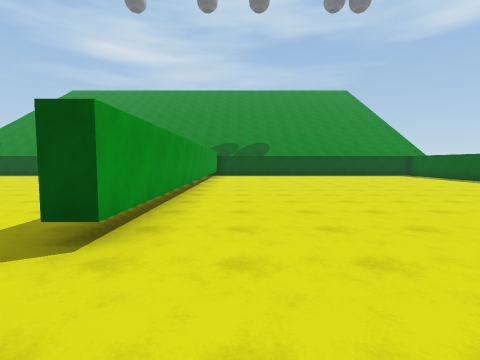
View 1 (above)

16 first-person views from a walk through a 3-D level made in the Unity game engine. The camera is 1.5 m above the floor, tilts 4° down and sees 85° across. The floor is counted in squares, 2 m on a side. Each view is taken from the middle of a square. On the plan, view 1 faces up. The plan holds only what a view shows up to about 9 squares ahead; the rest is blank. The place goes on beyond the plan. The player character is not drawn. Surface patterns are stand-ins for the level's own textures.

View 2
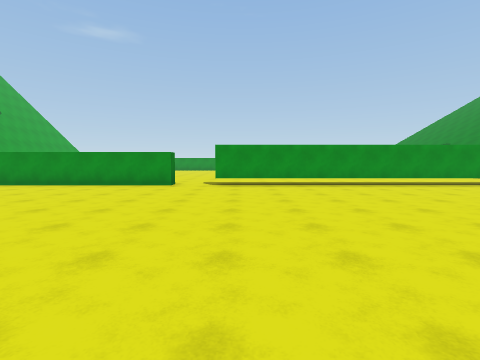

View 3
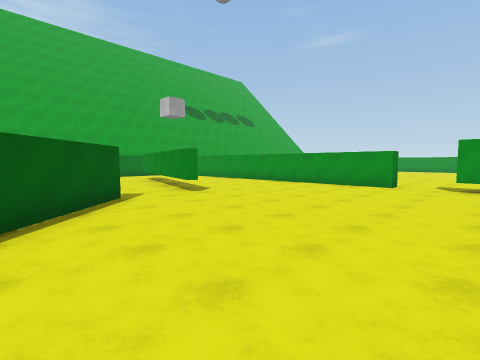

View 4
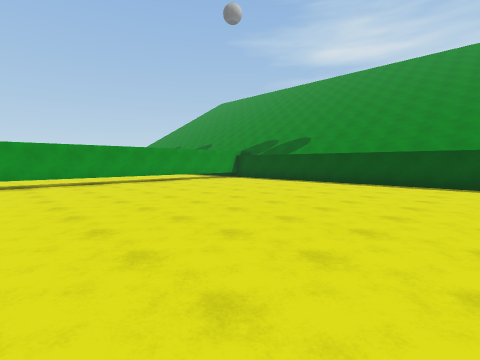

View 5
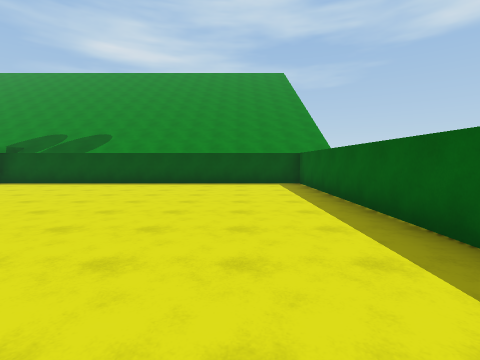

View 6
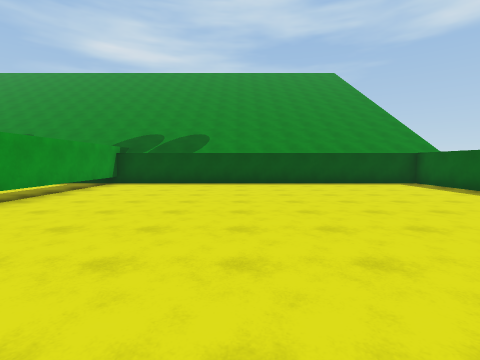

View 7
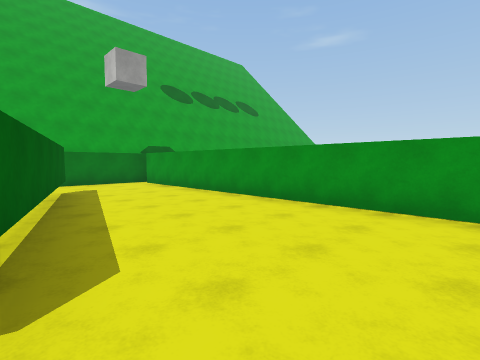

View 8
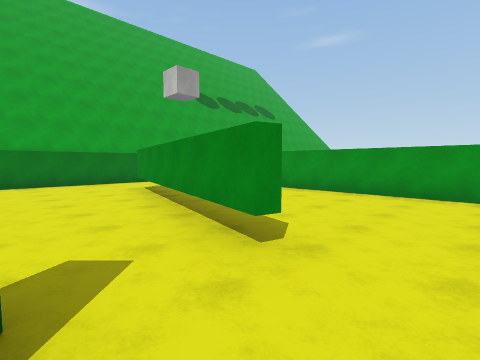

View 9
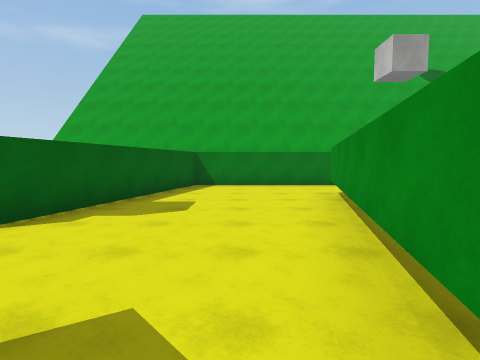

View 10
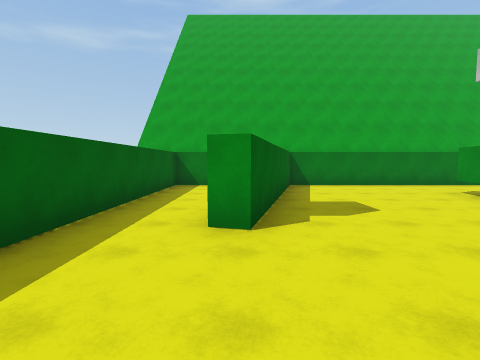

View 11
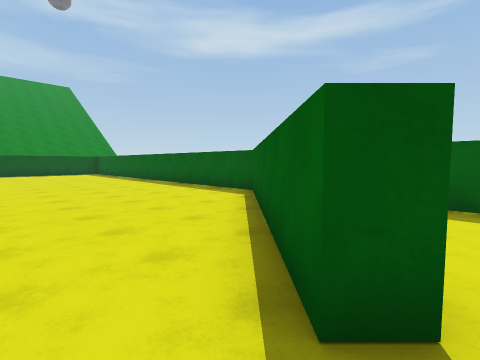

View 12
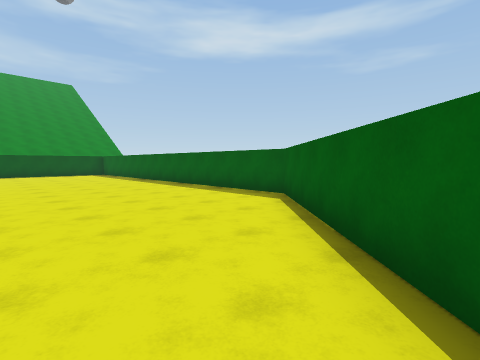

View 13
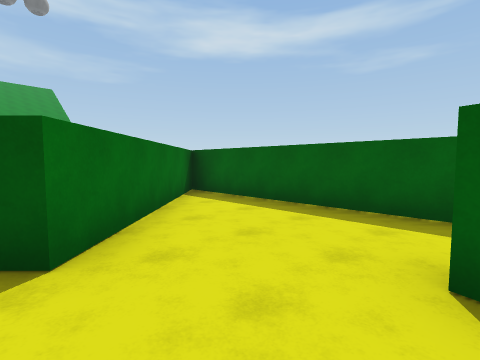

View 14
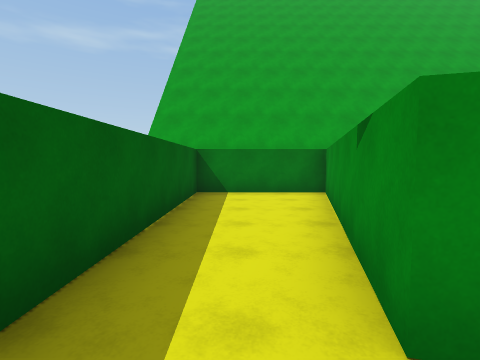

View 15
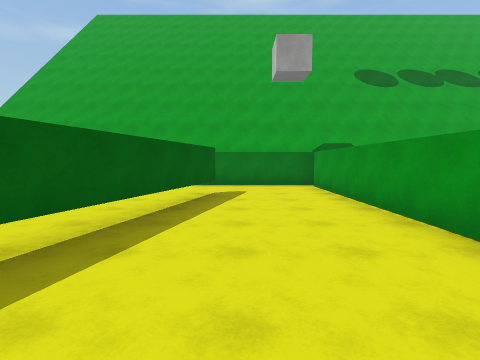

View 16
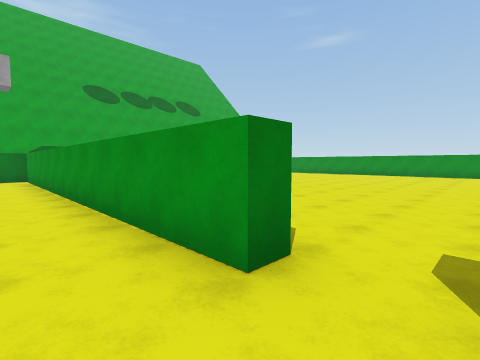

### Floor plan
Ten units are one square. View 1 is at (0, 0); x grows to the right and y downward. Boxes are objects, and circles mark ways between rooms. Rooms are numbered by the first view taken in them; rooms with no view inside come last. Other rooms are left out.
<svg viewBox="-26 -145 122 253">
<path fill="none" stroke="#000" d="M-12 -8 -12 100M50 25 91 -16 91 -140 -21 -140M-12 -140 -12 -22M16 82 30 30M-14 103 25 103M34 23 18 83M91 46 91 -9 53 29 50 25M25 103 54 103 69 48 74 49M74 49 59 103 91 103 91 46"/>
<circle cx="20" cy="95" r="3" fill="#2a7"/>
<circle cx="40" cy="20" r="3" fill="#2a7"/>
<circle cx="80" cy="40" r="3" fill="#2a7"/>
<text x="30" y="-40">1</text>
<text x="50" y="60">2</text>
<text x="80" y="80">3</text>
</svg>
Room 1 opens to room 2. Room 2 opens to room 3.

Where each view was taken, in squares from view 1:
view 1: 0 up, 0 right, facing up
view 2: 3 up, 7 right, facing left
view 3: 3 up, 7 right, facing down-left
view 4: 5 up, 8 right, facing up-left
view 5: 5 up, 7 right, facing up
view 6: 5 up, 3 right, facing up
view 7: 1 down, 3 right, facing down-left
view 8: 1 down, 5 right, facing down-left
view 9: 2 down, 4 right, facing down
view 10: 2 down, 7 right, facing down
view 11: 3 down, 4 right, facing up-right
view 12: 2 down, 4 right, facing up-right
view 13: 5 down, 5 right, facing up-right
view 14: 4 down, 8 right, facing down
view 15: 2 down, 1 right, facing down
view 16: 2 up, 0 right, facing down-left
